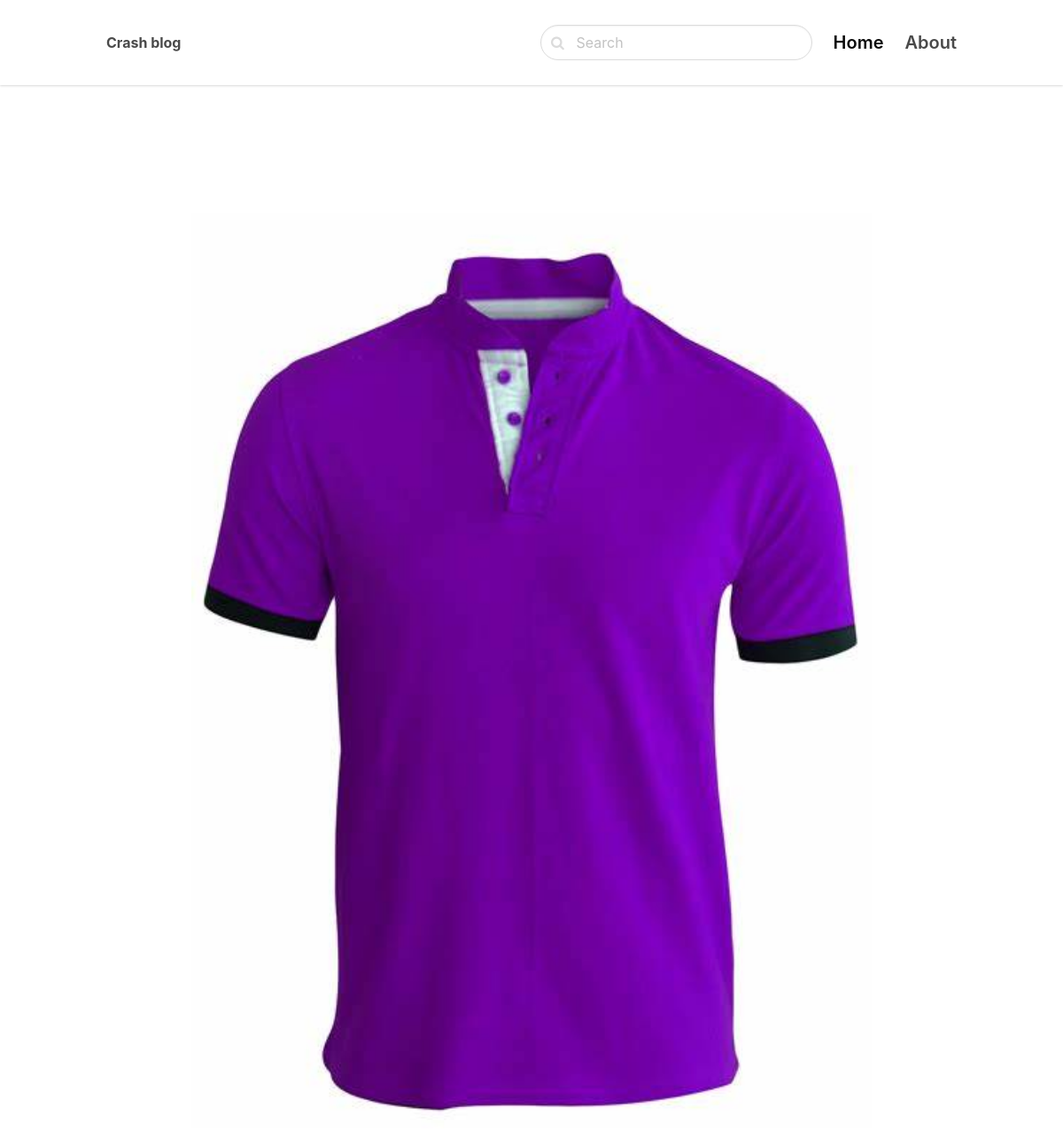
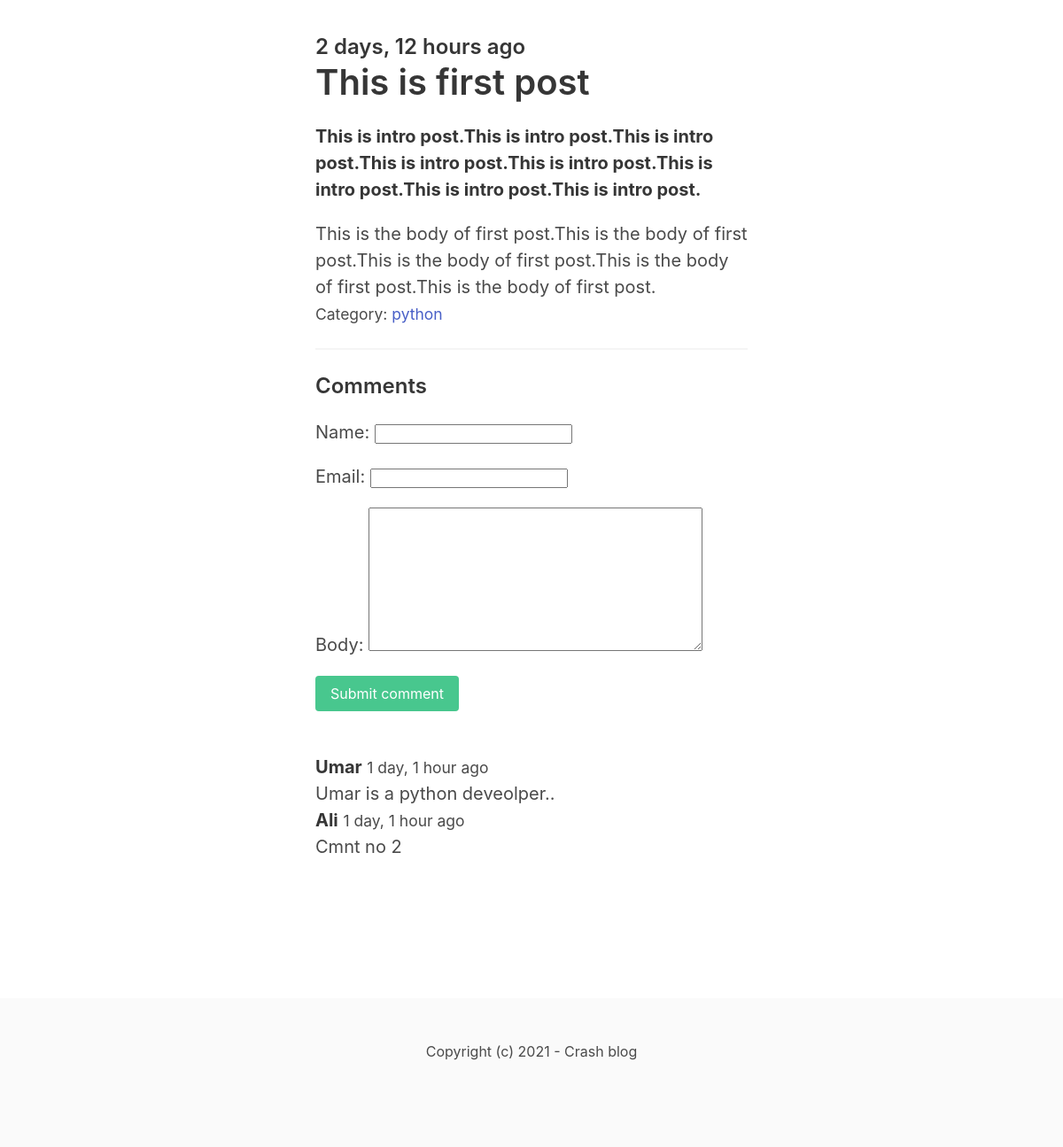
Screenshot of /python/This-is-first-post/ with the database file from the repository (2 pictures, top to bottom).
### blog/models.py (models this page shows, shortened)
class Post(models.Model):
    ACTIVE = 'active'
    DRAFT = 'draft'
    CHOICES_STATUS = (
        (ACTIVE, 'Active'),
        (DRAFT, 'Draft')
    )
    category = models.ForeignKey(Category, related_name='posts', on_delete=models.CASCADE)
    title = models.CharField(max_length=255)
    slug = models.SlugField()
    intro = models.TextField()
    body = models.TextField()
    created_at = models.DateTimeField(auto_now_add=True)
    status = models.CharField(max_length=10, choices=CHOICES_STATUS, default=ACTIVE)
    image = models.ImageField(upload_to='uploads/', blank=True, null=True)
    class Meta:
        ordering = ('-created_at',)

class Category(models.Model):
    title = models.CharField(max_length=255)
    slug = models.SlugField()
    class Meta:
        ordering = ('title',)
        verbose_name_plural = 'Categories'
    def __str__(self):
        return self.title

class Comment(models.Model):
    post = models.ForeignKey(Post, related_name='comments', on_delete=models.CASCADE)
    name = models.CharField(max_length=255)
    email = models.EmailField()
    body = models.TextField()
    created_at = models.DateTimeField(auto_now_add=True)

### blog/views.py (the view)
# urls.py: path('<slug:category_slug>/<slug:slug>/', views.detail, name="post_detail"),
def detail(request, category_slug ,slug):
    post = get_object_or_404(Post, slug=slug, status=Post.ACTIVE)
    form = CommentForm()
    if request.method == 'POST':
        form = CommentForm(request.POST)
        if form.is_valid():
            comment = form.save(commit=False)
            comment.post = post
            comment.save()
            return redirect('post_detail', slug=slug)
    else:
        form = CommentForm()
    return render(request, 'blog/detail.html', {'post': post, 'form': form})

### blog/forms.py
class CommentForm(forms.ModelForm):
    class Meta:
        model = Comment
        fields = ('name', 'email', 'body')

### blog/templates/blog/detail.html (shortened to what this page needs)
{% extends "core/base.html" %}
{% block content %}
<section class="hero">
    <div class="hero-body">
        <div class="container">
             <section class="section">
                {% if post.image %}
                   <figure class="image mb-6">
                        <img src="{{ post.image.url }}" alt="">
                   </figure>
                   {% endif %}
                <div class="colums">
                   <div class="column is-8 is-offset-2">
                        <div class="content is-medium">
                             <h2 class="subtitle is-4"> {{ post.created_at| timesince}} ago </h2>
                             <h1 class="title"> {{ post.title }} </h1>
                             <p><strong>{{ post.intro }}</strong> </p>
                             {{ post.body }}
                             <p><small> Category: <a href="{% url 'category_detail' post.category.slug %}"> {{ post.category }}</a></small></p>
                             <hr>
                             <h2 class="subtitle is-4">Comments</h2>
                             <form method="post" class="mb-6">
                                {{ form.as_p }}
                                <div class="class">
                                    <div class="control">
                                        <button class="button is-success">Submit comment</button>
                                    </div>
                                </div>
                             </form>
                             {% for comment in post.comments.all %}
                             <article class="media-box">
                                <strong> {{ comment.name }}</strong> <small> {{ comment.created_at|timesince }} ago </small><br>
                                {{ comment.body }}
                             </article>
                             {% endfor %}
                      </div>
                   </div>
              </div>
           </section>
       </div>
    </div>
</section>
{% endblock content %}

### core/templates/core/base.html (shortened to what this page needs)
<!DOCTYPE html>
<html>
    <head>
        <link rel="stylesheet" href="https://unpkg.com/bulma@0.9.2/css/bulma.min.css">
        <link href="https://stackpath.bootstrapcdn.com/font-awesome/4.7.0/css/font-awesome.min.css" rel="stylesheet">
    </head>
    <body>
        <nav class="navbar">
            <div class="container">
                <div class="navbar-brand">
                    <a class="navbar-item" href="/">
                        <strong>Crash blog</strong>
                    </a>
                </div>
                <div id="navbarMenu" class="navbar-menu">
                    <div class="navbar-end">
                        <div class="navbar-item">
                            <form method="get" action="{% url 'search' %}">
                                <div class="control has-icons-left">
                                    <input class="input is-rounded" name="query" type="text" placeholder="Search">
                                    <span class="icon is-left">
                                    </span>
                                </div>
                            </form>
                        </div>
                        <a href="/" class="navbar-item is-active is-size-5 has-text-weight-semibold">
                            Home
                        </a>
                        <a href="{% url 'about' %}" class="navbar-item is-size-5 has-text-weight-semibold">
                            About
                        </a>
                    </div>
                </div>
            </div>
        </nav>
        <section class="section">
            <div class="container">
            {% block content %}
            {% endblock %}
        </div>
        </section>
        <footer class="footer">
            <div class="content has-text-centered">
                <p>
                    Copyright (c) 2021 - Crash blog
                </p>
            </div>
        </footer>
    </body>
</html>

### core/templates/core/base.html (style rules this page uses)
nav.navbar { height: 6rem !important; box-shadow: 0 1px 3px 0 rgba(0, 0, 0, .1), 0 1px 2px 0 rgba(0, 0, 0, .06) !important; }

### rows the page displays
Post: image (picture), created_at "2 days, 12 hours", title "This is first post", intro "This is intro post.This is intro post.This is intro post.This is intro post.This is intro post.This is intro post.This is intro post.This is intro post.", body "This is the body of first post.This is the body of first post.This is the body of first post.This is the body of first post.This is the body of first post.", category "python"
Comment: name "Umar", created_at "1 day, 1 hour", body "Umar is a python deveolper.."
Comment: name "Ali", created_at "1 day, 1 hour", body "Cmnt no 2"
